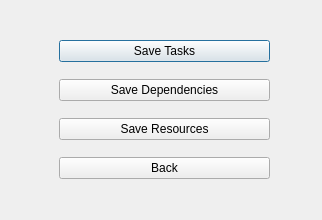
<?xml version="1.0" encoding="UTF-8"?>
<ui version="4.0">
 <class>Dialog</class>
 <widget class="QDialog" name="Dialog">
  <property name="geometry">
   <rect>
    <x>0</x>
    <y>0</y>
    <width>322</width>
    <height>220</height>
   </rect>
  </property>
  <property name="windowTitle">
   <string>Dialog</string>
  </property>
  <widget class="QWidget" name="verticalLayoutWidget">
   <property name="geometry">
    <rect>
     <x>59</x>
     <y>29</y>
     <width>211</width>
     <height>161</height>
    </rect>
   </property>
   <layout class="QVBoxLayout" name="verticalLayout">
    <item>
     <widget class="QPushButton" name="SaveTasksButton">
      <property name="text">
       <string>Save Tasks</string>
      </property>
     </widget>
    </item>
    <item>
     <widget class="QPushButton" name="SaveDependenciesButton">
      <property name="text">
       <string>Save Dependencies</string>
      </property>
     </widget>
    </item>
    <item>
     <widget class="QPushButton" name="SaveResourcesButton">
      <property name="text">
       <string>Save Resources</string>
      </property>
     </widget>
    </item>
    <item>
     <widget class="QPushButton" name="BackButton">
      <property name="text">
       <string>Back</string>
      </property>
     </widget>
    </item>
   </layout>
  </widget>
 </widget>
 <resources/>
 <connections/>
</ui>
